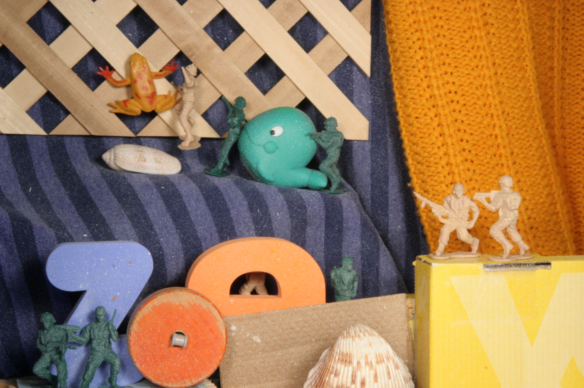
//> input picture frame10_army.png, 584 x 388 px
$ ./SampleOpticalFlowApp   (built with g++ and OpenCV 4)
//> lines starting //> are read from the running program, lines starting //| are printed output that depends on the picture
#include <iostream>
#include <opencv2/core.hpp>
#include <opencv2/highgui.hpp>
#include <opencv2/imgproc.hpp>
//#include <opencv2/videoio.hpp>
#include <opencv2/video.hpp>
using namespace cv;
using namespace std;

#define DEBUG_CODE 0
#define  CV_DESCALE(x,n)     (((x) + (1 << ((n)-1))) >> (n))

typedef float acctype;
typedef float itemtype;

void opticalFlowLK_singlePyrLvl(const Mat& prevImg, const Mat& prevDeriv, const Mat& nextImg,
                      const Point2f* prevPts, Point2f* nextPts,
                      uchar* status, float* err,
                      Size winSize, TermCriteria criteria,
                      int level, int maxLevel, int flags, float minEigThreshold, int npoints ) {


    printf("kumuda Priya: Entered LKTracker operator\n");

    Point2f halfWin((winSize.width-1)*0.5f, (winSize.height-1)*0.5f);
    const Mat& I = *(&prevImg);
    const Mat& J = *(&nextImg);
    const Mat& derivI = *(&prevDeriv);

    int j, cn = I.channels(), cn2 = cn*2;
    cv::AutoBuffer<short> _buf(winSize.area()*(cn + cn2));
    int derivDepth = 3;

    Mat IWinBuf(winSize, CV_MAKETYPE(derivDepth, cn), _buf.data());
    Mat derivIWinBuf(winSize, CV_MAKETYPE(derivDepth, cn2), _buf.data() + winSize.area()*cn);

    for( int ptidx = 0; ptidx < npoints; ptidx++ )
    {
#if DEBUG_CODE
        if(ptidx != 16)
            continue;
#endif

        Point2f prevPt = prevPts[ptidx]*(float)(1./(1 << level));
#if DEBUG_CODE
        printf("ptidx : %d I_Pt (%f,%f)\n",ptidx, prevPts[ptidx].x, prevPts[ptidx].y);
        printf("Level : %d I_Pt_level (%f,%f)\n", level,  prevPt.x, prevPt.y);
#endif

        Point2f nextPt;
        if( level == maxLevel )
        {
            if( flags & OPTFLOW_USE_INITIAL_FLOW )
                nextPt = nextPts[ptidx]*(float)(1./(1 << level));
            else
                nextPt = prevPt;
        }
        else
            nextPt = nextPts[ptidx]*2.f;
        nextPts[ptidx] = nextPt;

#if DEBUG_CODE
        printf("J_Pt_level (%f,%f)\n", nextPt.x, nextPt.y);
#endif

        Point2i iprevPt, inextPt;
        prevPt -= halfWin;
        iprevPt.x = cvFloor(prevPt.x);
        iprevPt.y = cvFloor(prevPt.y);

        if( iprevPt.x < -winSize.width || iprevPt.x >= derivI.cols ||
            iprevPt.y < -winSize.height || iprevPt.y >= derivI.rows )
        {
            if( level == 0 )
            {
                if( status )
                    status[ptidx] = false;
                if( err )
                    err[ptidx] = 0;
            }
            continue;
        }

        float a = prevPt.x - iprevPt.x;
        float b = prevPt.y - iprevPt.y;
        const int W_BITS = 14, W_BITS1 = 14;
        const float FLT_SCALE = 1.f/(1 << 20);
        int iw00 = cvRound((1.f - a)*(1.f - b)*(1 << W_BITS));
        int iw01 = cvRound(a*(1.f - b)*(1 << W_BITS));
        int iw10 = cvRound((1.f - a)*b*(1 << W_BITS));
        int iw11 = (1 << W_BITS) - iw00 - iw01 - iw10;

        int dstep = (int)(derivI.step/derivI.elemSize1());
        int stepI = (int)(I.step/I.elemSize1());
        int stepJ = (int)(J.step/J.elemSize1());
        acctype iA11 = 0, iA12 = 0, iA22 = 0;
        float A11, A12, A22;

#if DEBUG_CODE
        printf("Left top corner I_Pt (%d,%d) + (%f,%f)\n", iprevPt.x, iprevPt.y, a, b);
#endif

        // extract the patch from the first image, compute covariation matrix of derivatives
        int x, y;
        for( y = 0; y < winSize.height; y++ )
        {
            const uchar* src = I.ptr() + (y + iprevPt.y)*stepI + iprevPt.x*cn;
            const short* dsrc = derivI.ptr<short>() + (y + iprevPt.y)*dstep + iprevPt.x*cn2;

            short* Iptr = IWinBuf.ptr<short>(y);
            short* dIptr = derivIWinBuf.ptr<short>(y);

            x = 0;
            for( ; x < winSize.width*cn; x++, dsrc += 2, dIptr += 2 )
            {
                int ival = CV_DESCALE(src[x]*iw00 + src[x+cn]*iw01 +
                                      src[x+stepI]*iw10 + src[x+stepI+cn]*iw11, W_BITS1-5);
                int ixval = CV_DESCALE(dsrc[0]*iw00 + dsrc[cn2]*iw01 +
                                       dsrc[dstep]*iw10 + dsrc[dstep+cn2]*iw11, W_BITS1);
                int iyval = CV_DESCALE(dsrc[1]*iw00 + dsrc[cn2+1]*iw01 + dsrc[dstep+1]*iw10 +
                                       dsrc[dstep+cn2+1]*iw11, W_BITS1);

                Iptr[x] = (short)ival;
                dIptr[0] = (short)ixval;
                dIptr[1] = (short)iyval;

#if DEBUG_CODE

                int c = x+iprevPt.x, d = y + iprevPt.y;
                printf("Interpolated I[(%d,%d)] : %d, dx: %d  dy : %d\n", iprevPt.x + x, iprevPt.y + y, Iptr[x], dIptr[0], dIptr[1]);
                printf("Compute dx : \n");
                printf("dx[%d,%d] : %d dx[%d,%d] : %d dx[%d,%d] : %d dx[%d,%d] : %d\n",c,d,dsrc[0],c+1,d,dsrc[cn2],c,d+1,dsrc[dstep],c+1,d+1,dsrc[dstep+cn2]);
                printf("Compute dy : \n");
                printf("dy[%d,%d] : %d dy[%d,%d] : %d dy[%d,%d] : %d dy[%d,%d] : %d\n",c,d,dsrc[1],c+1,d,dsrc[cn2+1],c,d+1,dsrc[dstep+1],c+1,d+1,dsrc[dstep+cn2+1]);

#endif

                iA11 += (itemtype)(ixval*ixval);
                iA12 += (itemtype)(ixval*iyval);
                iA22 += (itemtype)(iyval*iyval);
            }
        }

        A11 = iA11*FLT_SCALE;
        A12 = iA12*FLT_SCALE;
        A22 = iA22*FLT_SCALE;

#if DEBUG_CODE
        printf("Gxx : %f, Gxy : %f, Gyy:%f\n", A11, A12, A22);
#endif

        float D = A11*A22 - A12*A12;
        float minEig = (A22 + A11 - std::sqrt((A11-A22)*(A11-A22) +
                        4.f*A12*A12))/(2*winSize.width*winSize.height);

        if( err && (flags & OPTFLOW_LK_GET_MIN_EIGENVALS) != 0 )
            err[ptidx] = (float)minEig;

        if( minEig < minEigThreshold || D < FLT_EPSILON )
        {
            if( level == 0 && status )
                status[ptidx] = false;
            continue;
        }

        D = 1.f/D;

        nextPt -= halfWin;
        Point2f prevDelta;

        for( j = 0; j < criteria.maxCount; j++ )
        {
            inextPt.x = cvFloor(nextPt.x);
            inextPt.y = cvFloor(nextPt.y);

            if( inextPt.x < -winSize.width || inextPt.x >= J.cols ||
               inextPt.y < -winSize.height || inextPt.y >= J.rows )
            {
                if( level == 0 && status )
                    status[ptidx] = false;
                break;
            }

            a = nextPt.x - inextPt.x;
            b = nextPt.y - inextPt.y;
            iw00 = cvRound((1.f - a)*(1.f - b)*(1 << W_BITS));
            iw01 = cvRound(a*(1.f - b)*(1 << W_BITS));
            iw10 = cvRound((1.f - a)*b*(1 << W_BITS));
            iw11 = (1 << W_BITS) - iw00 - iw01 - iw10;
            acctype ib1 = 0, ib2 = 0;
            float b1, b2;

            for( y = 0; y < winSize.height; y++ )
            {
                const uchar* Jptr = J.ptr() + (y + inextPt.y)*stepJ + inextPt.x*cn;
                const short* Iptr = IWinBuf.ptr<short>(y);
                const short* dIptr = derivIWinBuf.ptr<short>(y);

                x = 0;
                for( ; x < winSize.width*cn; x++, dIptr += 2 )
                {
                    int diff = CV_DESCALE(Jptr[x]*iw00 + Jptr[x+cn]*iw01 +
                                          Jptr[x+stepJ]*iw10 + Jptr[x+stepJ+cn]*iw11,
                                          W_BITS1-5) - Iptr[x];
                    ib1 += (itemtype)(diff*dIptr[0]);
                    ib2 += (itemtype)(diff*dIptr[1]);
                }
            }

            b1 = ib1*FLT_SCALE;
            b2 = ib2*FLT_SCALE;

            Point2f delta( (float)((A12*b2 - A22*b1) * D),
                          (float)((A12*b1 - A11*b2) * D));
            //delta = -delta;

            nextPt += delta;
            nextPts[ptidx] = nextPt + halfWin;

            if( delta.ddot(delta) <= criteria.epsilon )
                break;

            if( j > 0 && std::abs(delta.x + prevDelta.x) < 0.01 &&
               std::abs(delta.y + prevDelta.y) < 0.01 )
            {
                nextPts[ptidx] -= delta*0.5f;
                break;
            }
            prevDelta = delta;
        }

        CV_Assert(status != NULL);
        if( status[ptidx] && err && level == 0 && (flags & OPTFLOW_LK_GET_MIN_EIGENVALS) == 0 )
        {
            Point2f nextPoint = nextPts[ptidx] - halfWin;
            Point inextPoint;

            inextPoint.x = cvFloor(nextPoint.x);
            inextPoint.y = cvFloor(nextPoint.y);

            if( inextPoint.x < -winSize.width || inextPoint.x >= J.cols ||
                inextPoint.y < -winSize.height || inextPoint.y >= J.rows )
            {
                if( status )
                    status[ptidx] = false;
                continue;
            }

            float aa = nextPoint.x - inextPoint.x;
            float bb = nextPoint.y - inextPoint.y;
            iw00 = cvRound((1.f - aa)*(1.f - bb)*(1 << W_BITS));
            iw01 = cvRound(aa*(1.f - bb)*(1 << W_BITS));
            iw10 = cvRound((1.f - aa)*bb*(1 << W_BITS));
            iw11 = (1 << W_BITS) - iw00 - iw01 - iw10;
            float errval = 0.f;

            for( y = 0; y < winSize.height; y++ )
            {
                const uchar* Jptr = J.ptr() + (y + inextPoint.y)*stepJ + inextPoint.x*cn;
                const short* Iptr = IWinBuf.ptr<short>(y);

                for( x = 0; x < winSize.width*cn; x++ )
                {
                    int diff = CV_DESCALE(Jptr[x]*iw00 + Jptr[x+cn]*iw01 +
                                          Jptr[x+stepJ]*iw10 + Jptr[x+stepJ+cn]*iw11,
                                          W_BITS1-5) - Iptr[x];
                    errval += std::abs((float)diff);
                }
            }
            err[ptidx] = errval * 1.f/(32*winSize.width*cn*winSize.height);
        }
    }
}

void ownOpticalFlowLK(InputArray _prevImg, InputArray _nextImg,
                           InputArray _prevPts, InputOutputArray _nextPts,
                           OutputArray _status, OutputArray _err,
                           Size winSize = Size(21,21), int maxLevel = 3,
                                        TermCriteria criteria = TermCriteria(TermCriteria::COUNT+TermCriteria::EPS, 30, 0.01),
                                        int flags = 0, double minEigThreshold = 1e-4 ) {


    //Need to Add Asset Condtions on parameters
    int i,npoints;
    Mat prevPtsMat = _prevPts.getMat();
    npoints = prevPtsMat.checkVector(2, CV_32F, true);

    if( !(flags & OPTFLOW_USE_INITIAL_FLOW) ) {
        _nextPts.create(prevPtsMat.size(), prevPtsMat.type(), -1, true);
        printf("%s : Copy the previous points to _nextPts", __func__);
    }

    Mat nextPtsMat = _nextPts.getMat();
    const Point2f* prevPts = prevPtsMat.ptr<Point2f>();
    Point2f* nextPts = nextPtsMat.ptr<Point2f>();

    _status.create((int)npoints, 1, CV_8U, -1, true);
    Mat statusMat = _status.getMat(), errMat;
    CV_Assert( statusMat.isContinuous() );
    uchar* status = statusMat.ptr();
    float* err = 0;

    for( i = 0; i < npoints; i++ )
        status[i] = true;

    if( _err.needed() )
    {
        _err.create((int)npoints, 1, CV_32F, -1, true);
        errMat = _err.getMat();
        CV_Assert( errMat.isContinuous() );
        err = errMat.ptr<float>();
    }

    int lvlStep1 = 2, lvlStep2 = 2;
    vector<Mat> prevPyr, nextPyr;
    maxLevel = buildOpticalFlowPyramid(_prevImg, prevPyr, winSize, maxLevel, true);
    maxLevel = buildOpticalFlowPyramid(_nextImg, nextPyr, winSize, maxLevel, true);

    if( (criteria.type & TermCriteria::COUNT) == 0 )
        criteria.maxCount = 30;
    else
        criteria.maxCount = std::min(std::max(criteria.maxCount, 0), 100);
    if( (criteria.type & TermCriteria::EPS) == 0 )
        criteria.epsilon = 0.01;
    else
        criteria.epsilon = std::min(std::max(criteria.epsilon, 0.), 10.);
    criteria.epsilon *= criteria.epsilon;

    for(int level = maxLevel; level >= 0; level-- ) {
        Mat derivI;
        derivI = prevPyr[level * lvlStep1 + 1];

        opticalFlowLK_singlePyrLvl(prevPyr[level * lvlStep1], derivI,
                                                          nextPyr[level * lvlStep2], prevPts, nextPts,
                                                          status, err,
                                                          winSize, criteria, level, maxLevel,
                                                          flags, (float)minEigThreshold, npoints);

    }

}


//Build Optical Flow Pyramid


//Build Sharr Derivative

void printMat(Mat &A) {
    cout << "rows : " << A.rows << " cols : " << A.cols << "\n" << endl;
    for(int i=0; i<A.rows; i++) {
        unsigned char *I = A.ptr<unsigned char>(i);
        for(int j=0; j<A.cols; j++) {
            printf("%d ", I[j]);
        }
        printf("\n");
    }
    cout << endl;
}


int main(int argc, char **argv)
{

    // Create some random colors
    vector<Scalar> colors;
    RNG rng;
    for(int i = 0; i < 100; i++)
    {
        int r = rng.uniform(0, 256);
        int g = rng.uniform(0, 256);
        int b = rng.uniform(0, 256);
        colors.push_back(Scalar(r,g,b));
    }
    Mat old_frame, old_gray;
    vector<Point2f> p0, p1;

    old_frame = imread("frame10_army.png", IMREAD_COLOR);   // Read the file
//> old_frame is the input picture: 388 rows x 584 cols, CV_8UC3; mean B, G, R 89.6, 124.3, 156.7
    cvtColor(old_frame, old_gray, COLOR_BGR2GRAY);
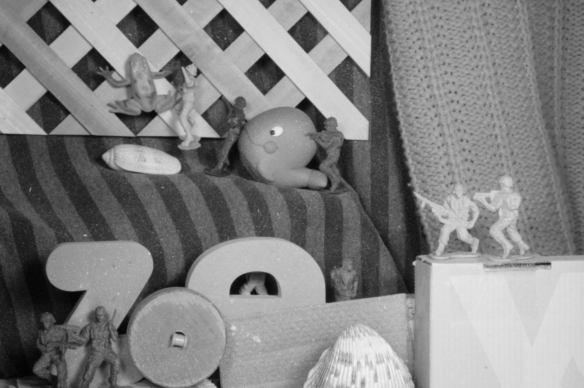
//> old_gray: 388 rows x 584 cols, CV_8UC1; min 3, max 244, mean 130
    goodFeaturesToTrack(old_gray, p0, 100, 0.3, 7, Mat(), 7, false, 0.04);
//> p0 = 69 Points (x, y), first 12: [305, 98], [232, 292], [264, 53], [328, 300], [223, 8], [253, 291], [92, 47], [69, 24], [137, 5], [307, 11], [347, 55], [284, 75]
    // Create a mask image for drawing purposes
    Mat mask = Mat::zeros(old_frame.size(), old_frame.type());

    Mat frame, frame_gray;
    frame = imread("frame11_army.png", IMREAD_COLOR);//capture >> frame;
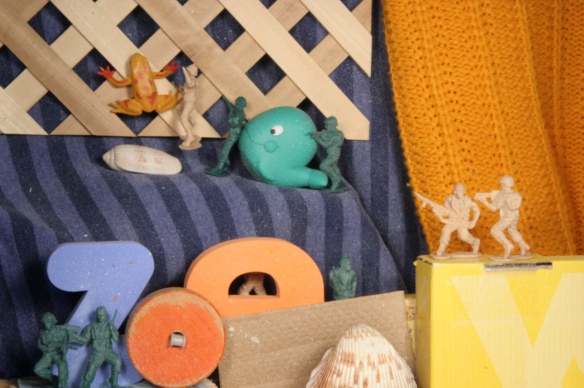
//> input picture frame11_army.png, 584 x 388 px
//> frame is the input picture: 388 rows x 584 cols, CV_8UC3; mean B, G, R 90.3, 125.6, 158
    if (frame.empty()) {
        printf("Empty frame\n");
        return -1;
    }
    cvtColor(frame, frame_gray, COLOR_BGR2GRAY);
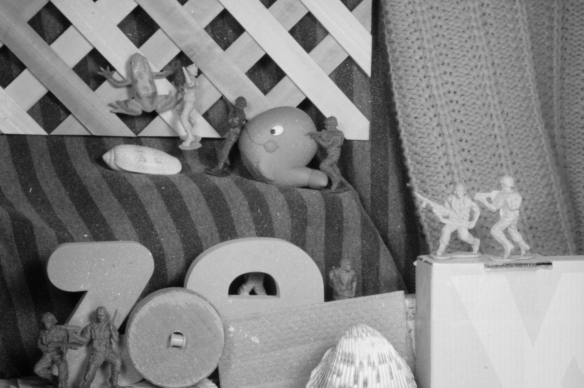
//> frame_gray: 388 rows x 584 cols, CV_8UC1; min 3, max 244, mean 131.3


    // calculate optical flow
    vector<uchar> status;
    vector<float> err;
    TermCriteria criteria = TermCriteria((TermCriteria::COUNT) + (TermCriteria::EPS), 10, 0.03);

#if 0
    Mat dummy_mat;
    dummy_mat.create(20,20,CV_8UC1);


    for(int i=0; i<dummy_mat.rows; i++) {
        unsigned char *I = dummy_mat.ptr<unsigned char>(i);
        for(int j=0; j<dummy_mat.cols; j++) {
            if(j == 0 || i == 0 )
                I[j] = 64;
            else
                I[j] = 0;

            //I[j] = j+1+i;
        }
    }

    printMat(dummy_mat);
    cout << endl;

    vector<Mat> pyr;
    buildOpticalFlowPyramid(dummy_mat, pyr, Size(3,3), 2, true);
    printMat(pyr[2]);
#endif

#if 0
    calcOpticalFlowPyrLK(old_gray, frame_gray, p0, p1, status, err, Size(15,15), 2, criteria);

    FILE *fp_opencv;
    fp_opencv = fopen("opencv_optical_flow_output.txt", "w+");
    if(fp_opencv == NULL) {
        cout << "Could not open OpenCV Optical Flow file" << endl;
        return -1;
    }


    vector<Point2f> good_new;
    for(uint i = 0; i < p0.size(); i++)
    {
        fprintf(fp_opencv, "Feature Point%d : (%f,%f) => ", i+1, p0[i].x, p0[i].y);
        // Select good points
        if(status[i] == 1) {
            fprintf(fp_opencv, "(%f,%f)\n", p1[i].x - p0[i].x, p1[i].y - p0[i].y);
            good_new.push_back(p1[i]);
            // draw the tracks
            line(mask,p1[i], p0[i], colors[i], 2);
            circle(frame, p1[i], 5, colors[i], -1);
        }else {
            fprintf(fp_opencv, "Feature could not be tracked\n");
        }
    }
    fclose(fp_opencv);
#else
    ownOpticalFlowLK(old_gray, frame_gray, p0, p1, status, err, Size(7,7), 2, criteria);
//> in ownOpticalFlowLK, `Mat prevPtsMat = _prevPts.getMat();`: prevPtsMat = 69 pairs, first value 2 to 549, second value 2 to 378
//> in ownOpticalFlowLK, `npoints = prevPtsMat.checkVector(2, CV_32F, true);`: npoints = 69
//> in ownOpticalFlowLK, `Mat nextPtsMat = _nextPts.getMat();`: nextPtsMat = 69 pairs, first value 0 to 0, second value 0 to 0
//> in ownOpticalFlowLK, `Mat statusMat = _status.getMat(), errMat;`: statusMat = 69 values from 0 to 0
//> the loop in ownOpticalFlowLK, `for( i = 0; i < npoints; i++ )` made 69 passes
//> after the loop in ownOpticalFlowLK, `for( i = 0; i < npoints; i++ )`: statusMat = 69 values from 1 to 1
//> in ownOpticalFlowLK, `errMat = _err.getMat();`: errMat = 69 values from 0 to 0
//> in ownOpticalFlowLK, `maxLevel = buildOpticalFlowPyramid(_prevImg, prevPyr, winSize, maxLeve..`:
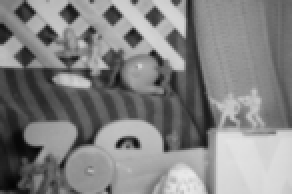
//> prevPyr[4]: 97 rows x 146 cols, CV_8UC1 (shown 2 times larger); min 4, max 233, mean 129.8
//> in ownOpticalFlowLK, `maxLevel = buildOpticalFlowPyramid(_prevImg, prevPyr, winSize, maxLeve..`: maxLevel = 2
//> in ownOpticalFlowLK, `maxLevel = buildOpticalFlowPyramid(_nextImg, nextPyr, winSize, maxLeve..`:
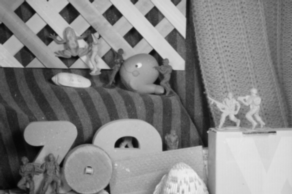
//> nextPyr[2]: 194 rows x 292 cols, CV_8UC1; min 4, max 237, mean 131.2
//> in ownOpticalFlowLK, `criteria.maxCount = std::min(std::max(criteria.maxCount, 0), 100);`: criteria.maxCount = 10
//> in ownOpticalFlowLK, `criteria.epsilon = std::min(std::max(criteria.epsilon, 0.), 10.);`: criteria.epsilon = 0.03
//> in ownOpticalFlowLK, `criteria.epsilon *= criteria.epsilon;`: criteria.epsilon = 0.0009
//> the loop in ownOpticalFlowLK, `for(int level = maxLevel; level >= 0; level-- )` made 3 passes
//| kumuda Priya: Entered LKTracker operator
//| kumuda Priya: Entered LKTracker operator
//| kumuda Priya: Entered LKTracker operator
//> after the loop in ownOpticalFlowLK, `for(int level = maxLevel; level >= 0; level-- )`: errMat = 69 values, max 8.61 at index 29, min 1.22 at index 23, mean 3.1
//> p1 = 69 Points (x, y), first 12: [305.7, 98.1], [230.7, 292.2], [264.8, 53.1], [326.6, 298.8], [223.8, 8.12], [251.7, 291.2], [92.84, 47.11], [69.84, 24.08], [137.8, 5.12], [307.8, 11.12], [347.7, 55.13], [284.7, 75.03]; status = 69 values from 1 to 1; err has the same summary as errMat in ownOpticalFlowLK

    FILE *fp_ownOpticalFLow;
    fp_ownOpticalFLow = fopen("own_optical_flow_output.txt", "w+");
    if(fp_ownOpticalFLow == NULL) {
        cout << "Could not open OpenCV Optical Flow file" << endl;
        return -1;
    }


    vector<Point2f> good_new;
    for(uint i = 0; i < p0.size(); i++)
    {
        fprintf(fp_ownOpticalFLow, "Feature Point%d : (%f,%f) => ", i+1, p0[i].x, p0[i].y);
        // Select good points
        if(status[i] == 1) {
            fprintf(fp_ownOpticalFLow, "(%f,%f)\n", p1[i].x - p0[i].x, p1[i].y - p0[i].y);
            good_new.push_back(p1[i]);
            // draw the tracks
            line(mask,p1[i], p0[i], colors[i], 2);
            circle(frame, p1[i], 5, colors[i], -1);
        }else {
            fprintf(fp_ownOpticalFLow, "Feature could not be tracked\n");
        }
    }
//> this loop made 69 passes
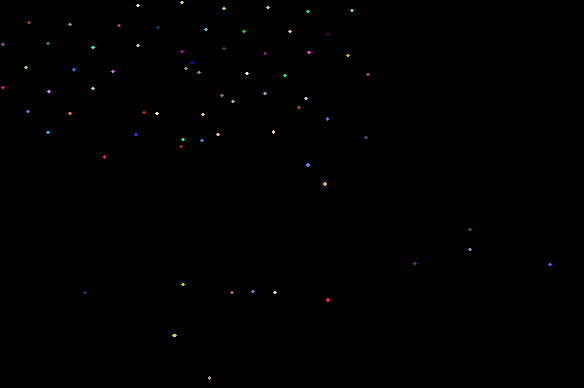
//> mask: 388 rows x 584 cols, CV_8UC3; mean B, G, R 0.4, 0.3, 0.4
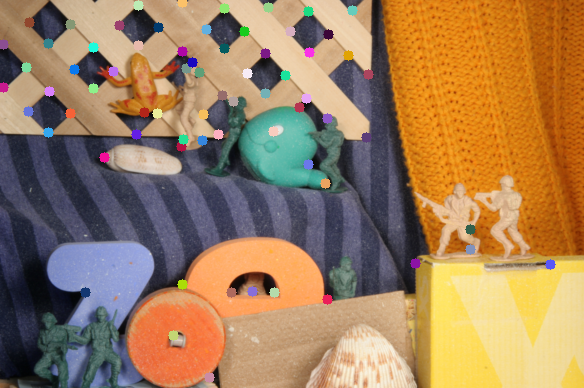
//> frame: 388 rows x 584 cols, CV_8UC3; mean B, G, R 91.9, 126.3, 158.4
    fclose(fp_ownOpticalFLow);

#endif


    // [7 lines of commented-out code are left out]
    return 0;
}
